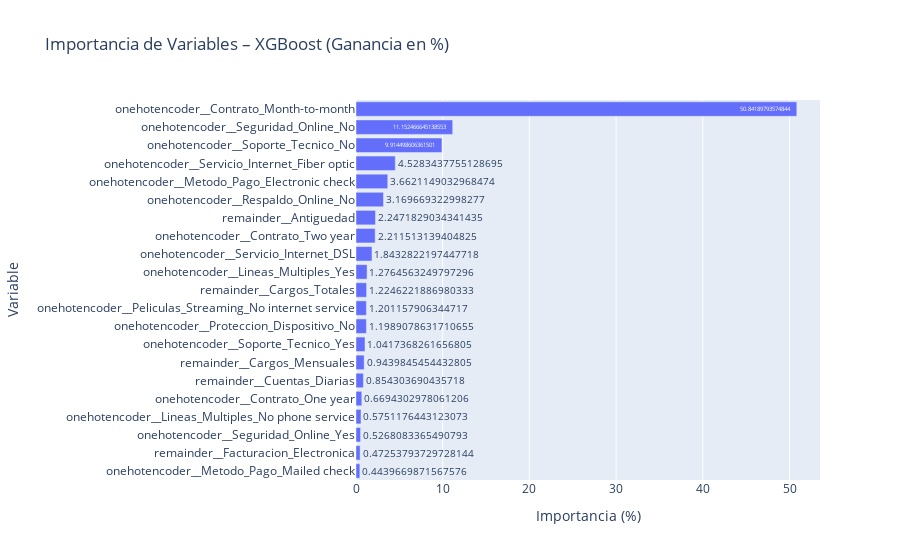

Here is the notebook cell this chart was saved with:
### Markdown cell above
## Importancia Variables - Modelo XGBoost

### Code cell
import plotly.express as px

gain_importance = modelo_xgb_smoteenn.get_booster().get_score(importance_type='gain')

total_gain = sum(gain_importance.values())
importance_pct = {k: 100 * v / total_gain for k, v in gain_importance.items()}
importance_sorted = dict(sorted(importance_pct.items(), key=lambda item: item[1], reverse=True))

importancia_df = pd.DataFrame({
    'Variable': list(importance_sorted.keys()),
    'Importancia (%)': list(importance_sorted.values())
})

fig = px.bar(
    importancia_df,
    x='Importancia (%)',
    y='Variable',
    orientation='h',
    title='Importancia de Variables – XGBoost (Ganancia en %)',
    text='Importancia (%)'
)
fig.update_layout(
    yaxis=dict(autorange='reversed'),
    height=800
)
fig.show()

### Figure 1 — Plotly figure (JSON) as saved in the notebook; plotly's stock layout.template omitted (floating-point values rounded to 4 significant figures)
{"data": [{"hovertemplate": "Importancia (%)=%{text}<br>Variable=%{y}<extra></extra>", "legendgroup": "", "marker": {"color": "#636efa", "pattern": {"shape": ""}}, "name": "", "orientation": "h", "showlegend": false, "text": [50.84, 11.15, 9.914, 4.528, 3.662, 3.17, 2.247, 2.212, 1.843, 1.276, 1.225, 1.201, 1.199, 1.042, 0.944, 0.8543, 0.6694, 0.5751, 0.5268, 0.4725, 0.444], "textposition": "auto", "type": "bar", "x": [50.84, 11.15, 9.914, 4.528, 3.662, 3.17, 2.247, 2.212, 1.843, 1.276, 1.225, 1.201, 1.199, 1.042, 0.944, 0.8543, 0.6694, 0.5751, 0.5268, 0.4725, 0.444], "xaxis": "x", "y": ["onehotencoder__Contrato_Month-to-month", "onehotencoder__Seguridad_Online_No", "onehotencoder__Soporte_Tecnico_No", "onehotencoder__Servicio_Internet_Fiber optic", "onehotencoder__Metodo_Pago_Electronic check", "onehotencoder__Respaldo_Online_No", "remainder__Antiguedad", "onehotencoder__Contrato_Two year", "onehotencoder__Servicio_Internet_DSL", "onehotencoder__Lineas_Multiples_Yes", "remainder__Cargos_Totales", "onehotencoder__Peliculas_Streaming_No internet service", "onehotencoder__Proteccion_Dispositivo_No", "onehotencoder__Soporte_Tecnico_Yes", "remainder__Cargos_Mensuales", "remainder__Cuentas_Diarias", "onehotencoder__Contrato_One year", "onehotencoder__Lineas_Multiples_No phone service", "onehotencoder__Seguridad_Online_Yes", "remainder__Facturacion_Electronica", "onehotencoder__Metodo_Pago_Mailed check"], "yaxis": "y"}], "layout": {"autosize": true, "barmode": "relative", "legend": {"tracegroupgap": 0}, "title": {"text": "Importancia de Variables – XGBoost (Ganancia en %)"}, "xaxis": {"anchor": "y", "autorange": true, "domain": [0, 1], "range": [0, 53.52], "title": {"text": "Importancia (%)"}, "type": "linear"}, "yaxis": {"anchor": "x", "autorange": true, "domain": [0, 1], "range": [20.5, -0.5], "title": {"text": "Variable"}, "type": "category"}}}
